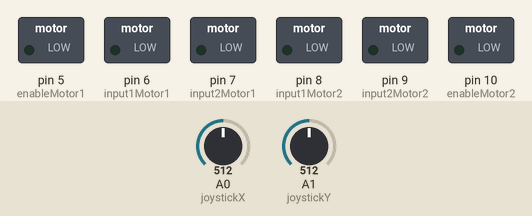
Bench run of a sketch on a simulated Arduino Uno, built with avr-gcc and run on an emulated ATmega328P. Parts: switched loads named in the sketch (green lamp = pin HIGH). Inputs (shaded band) come from the test bench; at power-on: A0 (joystickX) = 512, A1 (joystickY) = 512.

Above: at 1.2 s.
1.3 s: A0 (joystickX) set to 560
At 1.8 s:
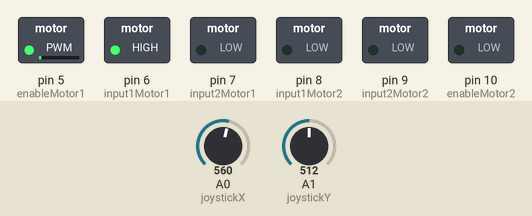
2.8 s: A1 (joystickY) set to 560
At 4.0 s:
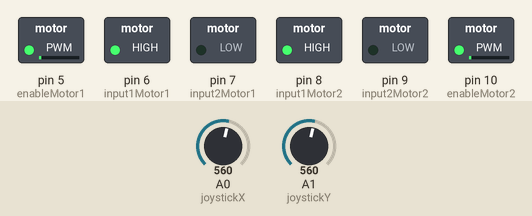
4.3 s: A0 (joystickX) set to 450
At 5.3 s:
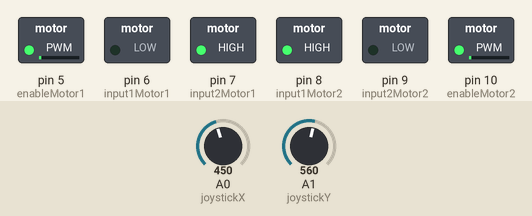
5.8 s: A1 (joystickY) set to 450
At 6.4 s:
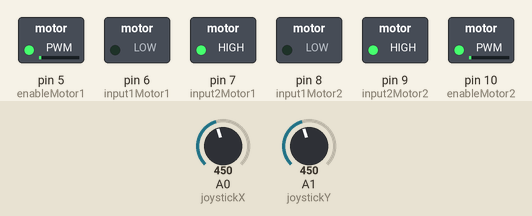
7.3 s: A0 (joystickX) set to 306
At 7.6 s:
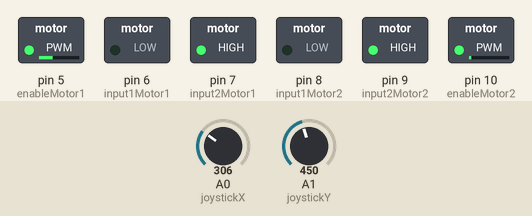
8.8 s: A1 (joystickY) set to 306
At 9.9 s:
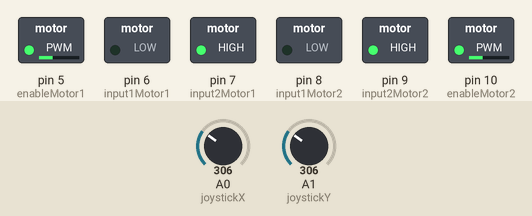
Timing chart, 0 to 11.3 s (numbered marks = the images above; inputs shaded):
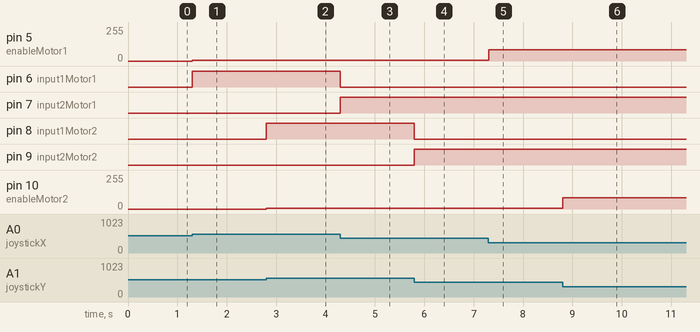

Measured:
- after the input at 1.3 s, pin 5 (enableMotor1): 0/255 → 5/255 at once; pin 6 (input1Motor1): LOW → HIGH at once
- after the input at 2.8 s, pin 8 (input1Motor2): LOW → HIGH at once; pin 10 (enableMotor2): 0/255 → 5/255 at once
- after the input at 4.3 s, pin 6 (input1Motor1): HIGH → LOW at once; pin 7 (input2Motor1): LOW → HIGH at once
- after the input at 5.8 s, pin 8 (input1Motor2): HIGH → LOW at once; pin 9 (input2Motor2): LOW → HIGH at once
- after the input at 7.3 s, pin 5 (enableMotor1): 5/255 → 85/255 at once
- after the input at 8.8 s, pin 10 (enableMotor2): 5/255 → 85/255 at once

The sketch:

motor_joystick.ino
```cpp
// Define motor driver pins for Motor 1
#define enableMotor1 5        // PWM pin to control speed of Motor 1
#define input1Motor1 6        // Control pin 1 for Motor 1
#define input2Motor1 7        // Control pin 2 for Motor 1

// Define motor driver pins for Motor 2
#define input1Motor2 8        // Control pin 1 for Motor 2
#define input2Motor2 9        // Control pin 2 for Motor 2
#define enableMotor2 10       // PWM pin to control speed of Motor 2

// Define joystick input pins
#define joystickX A0          // Analog input from joystick X-axis
#define joystickY A1          // Analog input from joystick Y-axis

void setup()
{
  // Set motor driver pins as OUTPUT
  pinMode(enableMotor1, OUTPUT);
  pinMode(enableMotor2, OUTPUT);
  pinMode(input1Motor1, OUTPUT);
  pinMode(input1Motor2, OUTPUT);
  pinMode(input2Motor1, OUTPUT);
  pinMode(input2Motor2, OUTPUT);

  // Set joystick pins as INPUT
  pinMode(joystickX, INPUT);
  pinMode(joystickY, INPUT);
}

// Function to drive Motor 1 forward with specified speed
void motor1ForwardDrive(int speed)
{
  analogWrite(enableMotor1, speed);     // Set PWM speed
  digitalWrite(input1Motor1, HIGH);     // Set direction forward
  digitalWrite(input2Motor1, LOW);
}

// Function to drive Motor 2 forward with specified speed
void motor2ForwardDrive(int speed)
{
  analogWrite(enableMotor2, speed);
  digitalWrite(input1Motor2, HIGH);
  digitalWrite(input2Motor2, LOW);
}

// Function to drive Motor 1 backward with specified speed
void motor1BackwardDrive(int speed)
{
  analogWrite(enableMotor1, speed);
  digitalWrite(input1Motor1, LOW);
  digitalWrite(input2Motor1, HIGH);
}

// Function to drive Motor 2 backward with specified speed
void motor2BackwardDrive(int speed)
{
  analogWrite(enableMotor2, speed);
  digitalWrite(input1Motor2, LOW);
  digitalWrite(input2Motor2, HIGH);
}

// Function to control motor direction and speed based on joystick input
void motionPlan(int speedMotor1, int speedMotor2)
{
  // Check X-axis joystick value to control Motor 1
  if (speedMotor1 > 550)  // Joystick pushed forward
  {
    // Map input range (550-1024) to motor speed (0-255)
    speedMotor1 = map(speedMotor1, 550, 1024, 0, 255);
    motor1ForwardDrive(speedMotor1);
  }
  else if (speedMotor1 < 460)  // Joystick pulled backward
  {
    // Map input range (460-0) to motor speed (0-255)
    speedMotor1 = map(speedMotor1, 460, 0, 0, 255);
    motor1BackwardDrive(speedMotor1);
  }

  // Check Y-axis joystick value to control Motor 2
  if (speedMotor2 > 550)
  {
    speedMotor2 = map(speedMotor2, 550, 1024, 0, 255);
    motor2ForwardDrive(speedMotor2);
  }
  else if (speedMotor2 < 460)
  {
    speedMotor2 = map(speedMotor2, 460, 0, 0, 255);
    motor2BackwardDrive(speedMotor2);
  }
}

void loop()
{
  // Read joystick positions continuously
  int speedMotor1 = analogRead(joystickX);
  int speedMotor2 = analogRead(joystickY);

  // Determine motor movement based on joystick input
  motionPlan(speedMotor1, speedMotor2);
}
```
